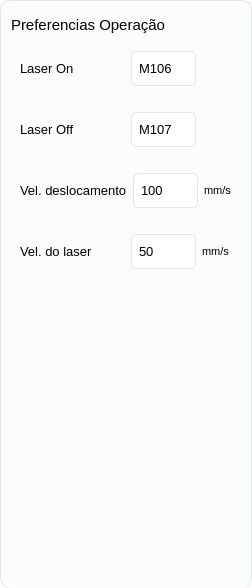
             <widget class="QWidget" name="tab_2">
              <property name="styleSheet">
               <string notr="true">background-color: rgb(251, 252, 252);
border: 1px solid rgb(225, 230, 232);
border-radius:10px;
</string>
              </property>
              <attribute name="title">
               <string>Preferências</string>
              </attribute>
              <layout class="QVBoxLayout" name="verticalLayout_11">
               <property name="spacing">
                <number>0</number>
               </property>
               <property name="leftMargin">
                <number>2</number>
               </property>
               <property name="topMargin">
                <number>6</number>
               </property>
               <property name="rightMargin">
                <number>2</number>
               </property>
               <property name="bottomMargin">
                <number>0</number>
               </property>
               <item>
                <widget class="QFrame" name="frame_19">
                 <property name="styleSheet">
                  <string notr="true">
border:none;
</string>
                 </property>
                 <property name="frameShape">
                  <enum>QFrame::StyledPanel</enum>
                 </property>
                 <property name="frameShadow">
                  <enum>QFrame::Raised</enum>
                 </property>
                 <layout class="QVBoxLayout" name="verticalLayout_13">
                  <item>
                   <widget class="QLabel" name="label_17">
                    <property name="minimumSize">
                     <size>
                      <width>0</width>
                      <height>20</height>
                     </size>
                    </property>
                    <property name="maximumSize">
                     <size>
                      <width>16777215</width>
                      <height>20</height>
                     </size>
                    </property>
                    <property name="font">
                     <font>
                      <family>Segoe UI</family>
                      <pointsize>11</pointsize>
                      <weight>50</weight>
                      <bold>false</bold>
                     </font>
                    </property>
                    <property name="styleSheet">
                     <string notr="true">border:none;</string>
                    </property>
                    <property name="text">
                     <string>Preferencias Operação</string>
                    </property>
                   </widget>
                  </item>
                  <item>
                   <widget class="QFrame" name="frame_2">
                    <property name="minimumSize">
                     <size>
                      <width>230</width>
                      <height>55</height>
                     </size>
                    </property>
                    <property name="maximumSize">
                     <size>
                      <width>230</width>
                      <height>55</height>
                     </size>
                    </property>
                    <property name="styleSheet">
                     <string notr="true">border:none;</string>
                    </property>
                    <property name="frameShape">
                     <enum>QFrame::StyledPanel</enum>
                    </property>
                    <property name="frameShadow">
                     <enum>QFrame::Raised</enum>
                    </property>
                    <layout class="QGridLayout" name="gridLayout_6">
                     <item row="0" column="3">
                      <widget class="QLabel" name="label_15">
                       <property name="maximumSize">
                        <size>
                         <width>30</width>
                         <height>16777215</height>
                        </size>
                       </property>
                       <property name="styleSheet">
                        <string notr="true">border:none;</string>
                       </property>
                       <property name="text">
                        <string/>
                       </property>
                      </widget>
                     </item>
                     <item row="0" column="0">
                      <widget class="QLabel" name="label_8">
                       <property name="font">
                        <font>
                         <family>Segoe UI</family>
                         <pointsize>10</pointsize>
                         <strikeout>false</strikeout>
                        </font>
                       </property>
                       <property name="styleSheet">
                        <string notr="true">border: none;</string>
                       </property>
                       <property name="text">
                        <string>Laser On</string>
                       </property>
                      </widget>
                     </item>
                     <item row="0" column="2">
                      <widget class="QLineEdit" name="lineEdit">
                       <property name="minimumSize">
                        <size>
                         <width>65</width>
                         <height>35</height>
                        </size>
                       </property>
                       <property name="maximumSize">
                        <size>
                         <width>65</width>
                         <height>35</height>
                        </size>
                       </property>
                       <property name="font">
                        <font>
                         <family>Segoe UI</family>
                         <pointsize>10</pointsize>
                        </font>
                       </property>
                       <property name="styleSheet">
                        <string notr="true">QLineEdit{
	padding-left: 5px;
	background: #FFF;
	color: rgb(0, 0, 0);
	border: 1px solid rgb(225, 230, 232);
	border-radius:5px;
}

QLineEdit:hover{
	border-bottom: 1px solid  rgb(218, 197, 199);
}
QLineEdit:focus{
	border:2px solid rgb(85, 170, 255);
}
</string>
                       </property>
                       <property name="text">
                        <string>M106</string>
                       </property>
                      </widget>
                     </item>
                    </layout>
                   </widget>
                  </item>
                  <item>
                   <widget class="QFrame" name="frame_22">
                    <property name="minimumSize">
                     <size>
                      <width>230</width>
                      <height>55</height>
                     </size>
                    </property>
                    <property name="maximumSize">
                     <size>
                      <width>230</width>
                      <height>55</height>
                     </size>
                    </property>
                    <property name="styleSheet">
                     <string notr="true">border:none;</string>
                    </property>
                    <property name="frameShape">
                     <enum>QFrame::StyledPanel</enum>
                    </property>
                    <property name="frameShadow">
                     <enum>QFrame::Raised</enum>
                    </property>
                    <layout class="QHBoxLayout" name="horizontalLayout_7">
                     <item>
                      <widget class="QLabel" name="label_25">
                       <property name="font">
                        <font>
                         <family>Segoe UI</family>
                         <pointsize>10</pointsize>
                         <strikeout>false</strikeout>
                        </font>
                       </property>
                       <property name="styleSheet">
                        <string notr="true">border: none;</string>
                       </property>
                       <property name="text">
                        <string>Laser Off </string>
                       </property>
                      </widget>
                     </item>
                     <item>
                      <widget class="QLineEdit" name="lineEdit_2">
                       <property name="minimumSize">
                        <size>
                         <width>65</width>
                         <height>35</height>
                        </size>
                       </property>
                       <property name="maximumSize">
                        <size>
                         <width>65</width>
                         <height>35</height>
                        </size>
                       </property>
                       <property name="font">
                        <font>
                         <family>Segoe UI</family>
                         <pointsize>10</pointsize>
                        </font>
                       </property>
                       <property name="styleSheet">
                        <string notr="true">QLineEdit{
	padding-left: 5px;
	background: #FFF;
	color: rgb(0, 0, 0);
	border: 1px solid rgb(225, 230, 232);
	border-radius:5px;
}

QLineEdit:hover{
	border-bottom: 1px solid  rgb(218, 197, 199);
}

QLineEdit:focus{
	border:2px solid rgb(85, 170, 255);
}
</string>
                       </property>
                       <property name="text">
                        <string>M107</string>
                       </property>
                      </widget>
                     </item>
                     <item>
                      <widget class="QLabel" name="label_14">
                       <property name="maximumSize">
                        <size>
                         <width>30</width>
                         <height>16777215</height>
                        </size>
                       </property>
                       <property name="styleSheet">
                        <string notr="true">border:none;</string>
                       </property>
                       <property name="text">
                        <string/>
                       </property>
                      </widget>
                     </item>
                    </layout>
                   </widget>
                  </item>
                  <item>
                   <widget class="QFrame" name="frame_21">
                    <property name="minimumSize">
                     <size>
                      <width>230</width>
                      <height>55</height>
                     </size>
                    </property>
                    <property name="maximumSize">
                     <size>
                      <width>230</width>
                      <height>55</height>
                     </size>
                    </property>
                    <property name="styleSheet">
                     <string notr="true">border:none;</string>
                    </property>
                    <property name="frameShape">
                     <enum>QFrame::StyledPanel</enum>
                    </property>
                    <property name="frameShadow">
                     <enum>QFrame::Raised</enum>
                    </property>
                    <layout class="QHBoxLayout" name="horizontalLayout_3">
                     <item>
                      <widget class="QLabel" name="label_23">
                       <property name="font">
                        <font>
                         <family>Segoe UI</family>
                         <pointsize>10</pointsize>
                         <strikeout>false</strikeout>
                        </font>
                       </property>
                       <property name="styleSheet">
                        <string notr="true">border: none;</string>
                       </property>
                       <property name="text">
                        <string>Vel. deslocamento</string>
                       </property>
                      </widget>
                     </item>
                     <item>
                      <widget class="QSpinBox" name="vel_deslocamento">
                       <property name="minimumSize">
                        <size>
                         <width>65</width>
                         <height>35</height>
                        </size>
                       </property>
                       <property name="maximumSize">
                        <size>
                         <width>65</width>
                         <height>35</height>
                        </size>
                       </property>
                       <property name="font">
                        <font>
                         <family>Segoe UI</family>
                         <pointsize>10</pointsize>
                        </font>
                       </property>
                       <property name="styleSheet">
                        <string notr="true">QSpinBox{
	padding-left: 5px;
	background: #FFF;
	color: rgb(0, 0, 0);
	border: 1px solid rgb(225, 230, 232);
	border-radius:5px;
}

QSpinBox:hover{
	border-bottom: 1px solid  rgb(218, 197, 199);
}


QSpinBox:focus{
	border:2px solid rgb(85, 170, 255);
}</string>
                       </property>
                       <property name="buttonSymbols">
                        <enum>QAbstractSpinBox::NoButtons</enum>
                       </property>
                       <property name="maximum">
                        <number>10000</number>
                       </property>
                       <property name="value">
                        <number>100</number>
                       </property>
                      </widget>
                     </item>
                     <item>
                      <widget class="QLabel" name="label_13">
                       <property name="maximumSize">
                        <size>
                         <width>30</width>
                         <height>20</height>
                        </size>
                       </property>
                       <property name="font">
                        <font>
                         <family>Segoe UI</family>
                         <pointsize>8</pointsize>
                        </font>
                       </property>
                       <property name="styleSheet">
                        <string notr="true">border:none;</string>
                       </property>
                       <property name="text">
                        <string>mm/s</string>
                       </property>
                      </widget>
                     </item>
                    </layout>
                   </widget>
                  </item>
                  <item>
                   <widget class="QFrame" name="frame_23">
                    <property name="sizePolicy">
                     <sizepolicy hsizetype="Preferred" vsizetype="Preferred">
                      <horstretch>0</horstretch>
                      <verstretch>0</verstretch>
                     </sizepolicy>
                    </property>
                    <property name="minimumSize">
                     <size>
                      <width>230</width>
                      <height>55</height>
                     </size>
                    </property>
                    <property name="maximumSize">
                     <size>
                      <width>230</width>
                      <height>55</height>
                     </size>
                    </property>
                    <property name="styleSheet">
                     <string notr="true">border:none;</string>
                    </property>
                    <property name="frameShape">
                     <enum>QFrame::StyledPanel</enum>
                    </property>
                    <property name="frameShadow">
                     <enum>QFrame::Raised</enum>
                    </property>
                    <layout class="QHBoxLayout" name="horizontalLayout">
                     <item>
                      <widget class="QLabel" name="label_27">
                       <property name="font">
                        <font>
                         <family>Segoe UI</family>
                         <pointsize>10</pointsize>
                         <strikeout>false</strikeout>
                        </font>
                       </property>
                       <property name="styleSheet">
                        <string notr="true">border: none;</string>
                       </property>
                       <property name="text">
                        <string>Vel. do laser</string>
                       </property>
                      </widget>
                     </item>
                     <item>
                      <widget class="QSpinBox" name="vel_laser">
                       <property name="minimumSize">
                        <size>
                         <width>65</width>
                         <height>35</height>
                        </size>
                       </property>
                       <property name="maximumSize">
                        <size>
                         <width>65</width>
                         <height>35</height>
                        </size>
                       </property>
                       <property name="font">
                        <font>
                         <family>Segoe UI</family>
                         <pointsize>10</pointsize>
                        </font>
                       </property>
                       <property name="styleSheet">
                        <string notr="true">QSpinBox{
	padding-left: 5px;
	background: #FFF;
	color: rgb(0, 0, 0);
	border: 1px solid rgb(225, 230, 232);
	border-radius:5px;
}

QSpinBox:hover{
	border-bottom: 1px solid  rgb(218, 197, 199);
}


QSpinBox:focus{
	border:2px solid rgb(85, 170, 255);
}</string>
                       </property>
                       <property name="buttonSymbols">
                        <enum>QAbstractSpinBox::NoButtons</enum>
                       </property>
                       <property name="maximum">
                        <number>10000</number>
                       </property>
                       <property name="value">
                        <number>50</number>
                       </property>
                      </widget>
                     </item>
                     <item>
                      <widget class="QLabel" name="label_16">
                       <property name="maximumSize">
                        <size>
                         <width>30</width>
                         <height>20</height>
                        </size>
                       </property>
                       <property name="font">
                        <font>
                         <family>Segoe UI</family>
                         <pointsize>8</pointsize>
                        </font>
                       </property>
                       <property name="styleSheet">
                        <string notr="true">border:none;</string>
                       </property>
                       <property name="text">
                        <string>mm/s</string>
                       </property>
                      </widget>
                     </item>
                    </layout>
                   </widget>
                  </item>
                  <item>
                   <spacer name="verticalSpacer">
                    <property name="orientation">
                     <enum>Qt::Vertical</enum>
                    </property>
                    <property name="sizeType">
                     <enum>QSizePolicy::Fixed</enum>
                    </property>
                    <property name="sizeHint" stdset="0">
                     <size>
                      <width>20</width>
                      <height>300</height>
                     </size>
                    </property>
                   </spacer>
                  </item>
                 </layout>
                </widget>
               </item>
              </layout>
             </widget>
